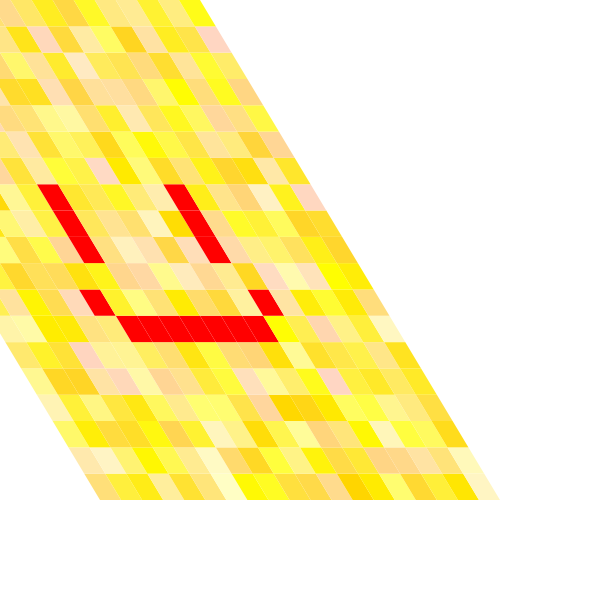
Frame 1 (no input)
Frame 60 (the mouse pressed at the canvas centre just before this capture): identical to frame 1, image omitted
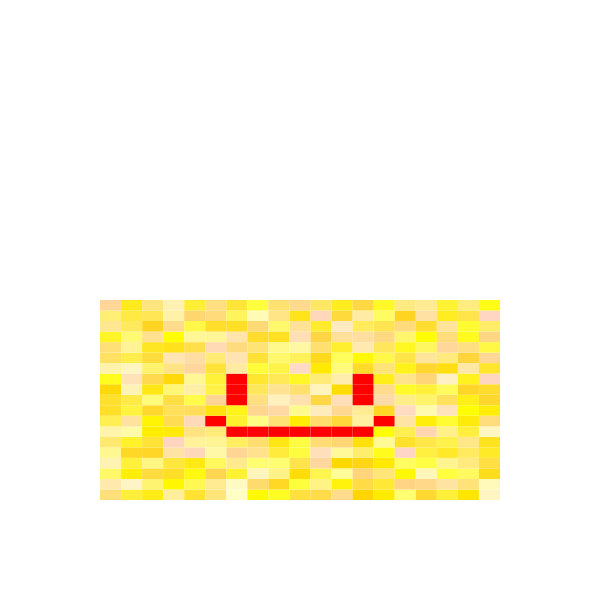
Frame 120 (the mouse held since frame 60 and released just before this capture)

The Processing sketch that drew these frames (run headless with seeded random() and noise(); from frame 60 on, the mouse is pressed at the canvas centre):

// Processing sketch: processing_175089
// ── processing_175089.pde

PVector[][] patch;
int RESOLUTION = 20; // patch resolution
void setup() {
 size(600, 600);
 patch = new PVector[RESOLUTION][RESOLUTION];
 for (int i=0; i< RESOLUTION; i++) {
 for (int j=0; j< RESOLUTION; j++) {
 patch[i][j] = new PVector();
 }
 }
}
float Lerp(float p1, float p2, float t) {
 // code for linear interpolation
 return p1*(1-t) + p2*t;
}
PVector uv(int x, int y) {
 // convert (x,y) in range 0 ~ (RESOLUTION-1) to (u,v) in 0~1 scale
 float u = (float)x / (RESOLUTION-1);
 float v = (float)y / (RESOLUTION-1);
 PVector uv = new PVector(u, v);
 return uv;
}
PVector getPosInPlanarPatch(PVector uv, PVector lBottom, PVector rBottom, PVector lTop, PVector
rTop) {
 // return actural (x,y) that corresponds to (u,v) in a patch defined
 // by (leftBottom, rightBottom, leftTop, rightTop)
 float u = uv.x;
 float v = uv.y;
 PVector pos = new PVector();
 float u1 = Lerp(lBottom.x, rBottom.x, u);
 float u2 = Lerp(lTop.x, rTop.x, u);
 pos.x = Lerp(u1, u2, v);
 u1 = Lerp(lBottom.y, rBottom.y, u);
 u2 = Lerp(lTop.y, rTop.y, u);
 pos.y = Lerp(u1, u2, v);
 return pos;
}
void createPatch(PVector[][] patch, PVector lBottom, PVector rBottom, PVector lTop, PVector rTop) {
 for (int iy=0; iy<RESOLUTION; iy++) {
 for (int ix=0; ix<RESOLUTION; ix++) {
 PVector uv = uv(ix, iy);
 PVector pos = getPosInPlanarPatch(uv, lBottom, rBottom, lTop, rTop);
 patch[iy][ix].x = pos.x;
 patch[iy][ix].y = pos.y;
 }
 }
}
void renderPatch(PVector[][] patch) {
 fill(255, 0, 0);
 noStroke();
 for (int iy=0; iy<RESOLUTION-1; iy++) {
 beginShape(QUAD_STRIP); // try POINTS
 for (int ix=0; ix<RESOLUTION; ix++) {
   if(iy == 11 && ix == 7){
       fill(255,0,0,255);
   }
   else if(iy == 10 && ix == 7){
       fill(255,0,0,255);
   }
   else if(iy == 9 && ix == 7){
       fill(255,0,0,255);
   }
   else if(iy == 10 && ix ==13){
       fill(255,0,0,255);
   }
   else if(iy == 9 && ix == 13){
       fill(255,0,0,255);
   }
    else if(iy == 11 && ix == 13){
       fill(255,0,0,255);
   }
    else if(iy == 7 && ix == 6){
       fill(255,0,0,255);
   }
   else if(iy == 6 && ix == 7){
       fill(255,0,0,255);
   }
   else if(iy == 6 && ix ==8){
       fill(255,0,0,255);
   }
   else if(iy == 6 && ix == 9){
       fill(255,0,0,255);
   }
    else if(iy == 6 && ix == 10){
       fill(255,0,0,255);
   }
    else if(iy == 6 && ix == 11){
       fill(255,0,0,255);
   }
   else if(iy == 6 && ix ==12){
       fill(255,0,0,255);
   }
   else if(iy == 6 && ix == 13){
       fill(255,0,0,255);
   }
    else if(iy == 7 && ix == 14){
       fill(255,0,0,255);
   }
   else
     fill(255,random(213,255) ,random(0,200)   );
 vertex(patch[iy][ix].x, patch[iy][ix].y);
 vertex(patch[iy+1][ix].x, patch[iy+1][ix].y);
 }
 endShape();
 }
}
void draw() {
 background(255);
 randomSeed(0);
 // design a patch
 PVector lBottom = new PVector(100, height-100); // left bottom
 PVector rBottom = new PVector(width-100, height-100); // right bottom
 PVector lTop = new PVector(mouseX-200, mouseY); // left top
 PVector rTop = new PVector(mouseX+200, mouseY); // right top
 createPatch(patch, lBottom, rBottom, lTop, rTop);
 renderPatch(patch);
}
